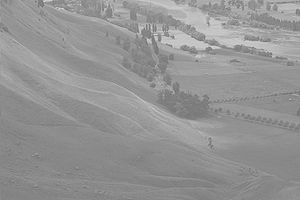
#> input picture opencv-practice/public-images/wiki.jpg, 300 x 200 px
$ jupyter execute --allow-errors 'opencv python tutorials 2.6 - image processing (histogram).ipynb'   (shell and % lines are left out)
#> lines starting #> are read from the running program, lines starting #| are printed output that depends on the picture
[cell 1]
import cv2
import numpy as np
import matplotlib.pyplot as plt
from skimage import io

from IPython.html import widgets

## Image Processing in OpenCV
- [resource](http://docs.opencv.org/trunk/doc/py_tutorials/py_imgproc/py_table_of_contents_imgproc/py_table_of_contents_imgproc.html#py-table-of-content-imgproc)

## Topic: Histograms
- calculate histograms - always only for gray images
- histogram equalization
- 2d histograms
- histogram backprojection

### Calculate Histograms
- opencv has its own version of calculating and plotting hists
- it is much easier to do it in numpy and matplotlib

#> (a cell that did not finish here is left out)

[cell 3]
plt.figure()
#> (this line was passed over: IPython is not available in this run)
#> (the rest of this cell did not finish here and is left out)

### Global Histogram Equalization
It is a nonlinear operation used to improve the contrast of images. e.g., when the pixel values of images are confined to some specific range of values only.

An idea is like

[cell 4]
## very simple and straight interface

wiki = cv2.imread("public-images/wiki.jpg", cv2.IMREAD_GRAYSCALE)
#> wiki is the input picture: shape (200, 300); min 100, max 223, mean 148
equalized_wiki = cv2.equalizeHist(wiki, )
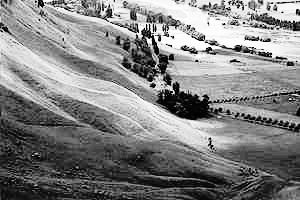
#> equalized_wiki: shape (200, 300); min 0, max 255, mean 130.5

#> (the rest of this cell did not finish here and is left out)

### Adaptive Histogram Equalization

**CLAHE (Contrast Limited Adaptive Histogram Equalization)**

adaptive histogram equalization is used. In this, image is divided into small blocks called “tiles” (tileSize is 8x8 by default in OpenCV). Then each of these blocks are histogram equalized as usual.

So in a small area, histogram would confine to a small region (unless there is noise). If noise is there, it will be amplified. To avoid this, contrast limiting is applied. If any histogram bin is above the specified contrast limit (by default 40 in OpenCV), those pixels are clipped and distributed uniformly to other bins before applying histogram equalization. After equalization, to remove artifacts in tile borders, bilinear interpolation is applied.

[cell 5]
clahe = cv2.imread("public-images/clahe.png", cv2.IMREAD_GRAYSCALE)
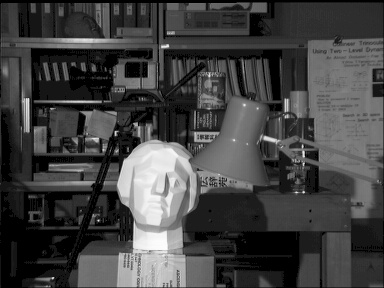
#> input picture opencv-practice/public-images/clahe.png, 384 x 288 px
#> clahe is the input picture: shape (288, 384); min 0, max 252, mean 66.5

global_equalized = cv2.equalizeHist(clahe)
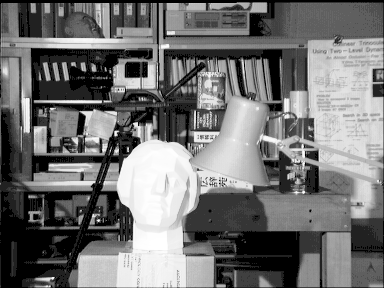
#> global_equalized: shape (288, 384); min 0, max 255, mean 114.2

claher = cv2.createCLAHE(clipLimit = 2.0, tileGridSize = (8, 8))
adaptive_equalized = claher.apply(clahe)
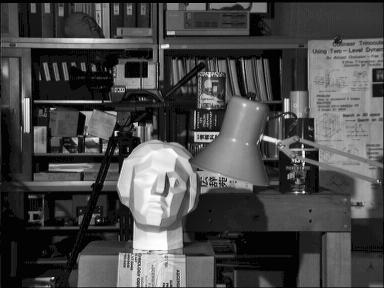
#> adaptive_equalized: shape (288, 384); min 1, max 255, mean 73.1

#> (the rest of this cell did not finish here and is left out)
